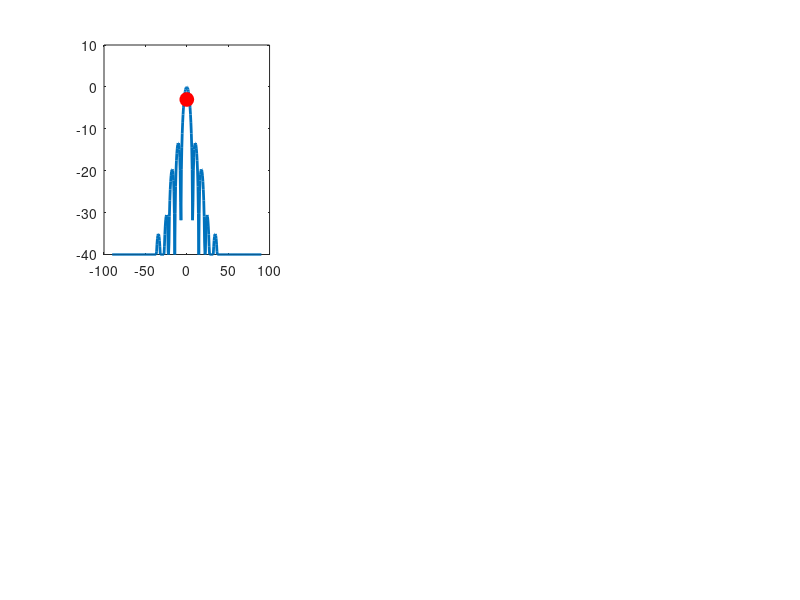

Here is the MATLAB script that generated this plot: (Note: this script raises an error after producing the figure.)
%% Compare Multiple Beam Steering Angles
% Run multiple steering angles to see how the beam pattern changes

clear all; close all; clc;

%% Configuration
N = 16;                  % Array size
freq = 5.8e9;           % Frequency
c = 3e8;
lambda = c / freq;
k = 2 * pi / lambda;
spacing = lambda / 2;

% Steering angles to compare (in degrees)
steering_angles = [0, 15, 30, 45, 60, 90];
bits = 3;  % 3-bit quantization

fprintf('\n========================================\n');
fprintf('Comparing Beam Patterns at Different Angles\n');
fprintf('========================================\n\n');

% Create figure with subplots
fig = figure('Name', 'Beam Pattern Comparison', 'NumberTitle', 'off', ...
             'Position', [100 100 1600 1000]);

num_angles = length(steering_angles);

for angle_idx = 1:num_angles
    beam_angle_deg = steering_angles(angle_idx);

    %% Generate Element Positions
    [row, col] = meshgrid(0:N-1, 0:N-1);
    x_elem = (row(:) - (N-1)/2) * spacing;
    y_elem = (col(:) - (N-1)/2) * spacing;
    z_elem = zeros(size(x_elem));

    %% Compute Phases
    phases = -k * (x_elem * cosd(beam_angle_deg) + y_elem * sind(beam_angle_deg));

    % Quantize
    if bits > 0
        num_levels = 2^bits;
        phase_step = 2*pi / num_levels;
        phases = round(phases / phase_step) * phase_step;
    end

    %% Compute 1D Pattern
    angles_1d = -90:0.5:90;
    pattern_1d = zeros(size(angles_1d));

    for idx = 1:length(angles_1d)
        ang = angles_1d(idx);
        kx = k * cosd(ang);
        ky = k * sind(ang);
        steering = kx * x_elem + ky * y_elem;
        pattern_1d(idx) = abs(sum(exp(1j * (phases + steering))));
    end

    % Normalize
    pattern_1d_max = max(pattern_1d);
    pattern_1d_dB = 20 * log10(pattern_1d / pattern_1d_max + 1e-10);
    pattern_1d_dB = max(pattern_1d_dB, -40);

    % Plot
    subplot(2, 3, angle_idx);
    plot(angles_1d, pattern_1d_dB, 'LineWidth', 2);
    hold on;
    plot(beam_angle_deg, max(pattern_1d_dB)-3, 'ro', 'MarkerSize', 10, 'MarkerFaceColor', 'r');
    yline(-3, 'g--', 'LineWidth', 1);
    hold off;
    grid on;
    xlabel('Angle (°)', 'FontSize', 10);
    ylabel('Gain (dB)', 'FontSize', 10);
    title(sprintf('Steering Angle: %.0f°', beam_angle_deg), 'FontSize', 11);
    xlim([-90, 90]);
    ylim([-40, 5]);

    fprintf('Angle: %3.0f° | Peak at: %6.1f° | Peak gain: %6.1f dB\n', ...
            beam_angle_deg, angles_1d(find(pattern_1d_dB == max(pattern_1d_dB), 1)), ...
            max(pattern_1d_dB));
end

sgtitle(sprintf('RIS Beam Pattern - %d-bit Quantization', bits), ...
        'FontSize', 14, 'FontWeight', 'bold');

fprintf('\n========================================\n');
fprintf('Comparison complete!\n');
fprintf('========================================\n\n');
